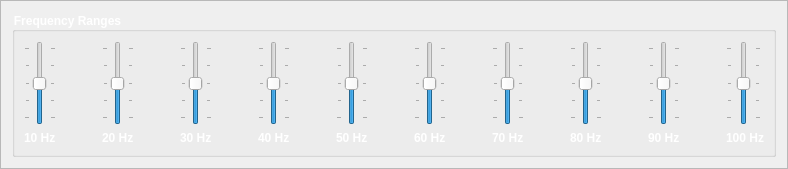
              <widget class="QFrame" name="frame_9">
               <property name="frameShape">
                <enum>QFrame::StyledPanel</enum>
               </property>
               <property name="frameShadow">
                <enum>QFrame::Raised</enum>
               </property>
               <layout class="QGridLayout" name="gridLayout_17">
                <item row="0" column="0">
                 <widget class="QGroupBox" name="groupBox_3">
                  <property name="sizePolicy">
                   <sizepolicy hsizetype="Expanding" vsizetype="Maximum">
                    <horstretch>0</horstretch>
                    <verstretch>0</verstretch>
                   </sizepolicy>
                  </property>
                  <property name="maximumSize">
                   <size>
                    <width>16777215</width>
                    <height>150</height>
                   </size>
                  </property>
                  <property name="font">
                   <font>
                    <pointsize>9</pointsize>
                    <weight>75</weight>
                    <bold>true</bold>
                   </font>
                  </property>
                  <property name="styleSheet">
                   <string notr="true">color: rgb(255, 255, 255);</string>
                  </property>
                  <property name="title">
                   <string>Frequency Ranges</string>
                  </property>
                  <layout class="QGridLayout" name="gridLayout_41">
                   <item row="0" column="0">
                    <layout class="QHBoxLayout" name="horizontalLayout_9">
                     <item>
                      <layout class="QVBoxLayout" name="verticalLayout_7">
                       <item>
                        <widget class="QSlider" name="Uniform_Range_Frequency_Range_1_Slider">
                         <property name="sizePolicy">
                          <sizepolicy hsizetype="Maximum" vsizetype="Expanding">
                           <horstretch>0</horstretch>
                           <verstretch>0</verstretch>
                          </sizepolicy>
                         </property>
                         <property name="maximumSize">
                          <size>
                           <width>35</width>
                           <height>16777215</height>
                          </size>
                         </property>
                         <property name="minimum">
                          <number>-2</number>
                         </property>
                         <property name="maximum">
                          <number>2</number>
                         </property>
                         <property name="orientation">
                          <enum>Qt::Vertical</enum>
                         </property>
                         <property name="tickPosition">
                          <enum>QSlider::TicksBothSides</enum>
                         </property>
                        </widget>
                       </item>
                       <item>
                        <widget class="QLabel" name="Uniform_Range_Frequency_Range_1_Label">
                         <property name="maximumSize">
                          <size>
                           <width>35</width>
                           <height>16777215</height>
                          </size>
                         </property>
                         <property name="font">
                          <font>
                           <weight>75</weight>
                           <bold>true</bold>
                          </font>
                         </property>
                         <property name="text">
                          <string>10 Hz</string>
                         </property>
                        </widget>
                       </item>
                      </layout>
                     </item>
                     <item>
                      <spacer name="horizontalSpacer_29">
                       <property name="orientation">
                        <enum>Qt::Horizontal</enum>
                       </property>
                       <property name="sizeHint" stdset="0">
                        <size>
                         <width>40</width>
                         <height>20</height>
                        </size>
                       </property>
                      </spacer>
                     </item>
                     <item>
                      <layout class="QVBoxLayout" name="verticalLayout_8">
                       <item>
                        <widget class="QSlider" name="Uniform_Range_Frequency_Range_2_Slider">
                         <property name="sizePolicy">
                          <sizepolicy hsizetype="Maximum" vsizetype="Expanding">
                           <horstretch>0</horstretch>
                           <verstretch>0</verstretch>
                          </sizepolicy>
                         </property>
                         <property name="maximumSize">
                          <size>
                           <width>35</width>
                           <height>16777215</height>
                          </size>
                         </property>
                         <property name="minimum">
                          <number>-2</number>
                         </property>
                         <property name="maximum">
                          <number>2</number>
                         </property>
                         <property name="orientation">
                          <enum>Qt::Vertical</enum>
                         </property>
                         <property name="tickPosition">
                          <enum>QSlider::TicksBothSides</enum>
                         </property>
                        </widget>
                       </item>
                       <item>
                        <widget class="QLabel" name="Uniform_Range_Frequency_Range_2_Label">
                         <property name="maximumSize">
                          <size>
                           <width>35</width>
                           <height>16777215</height>
                          </size>
                         </property>
                         <property name="font">
                          <font>
                           <weight>75</weight>
                           <bold>true</bold>
                          </font>
                         </property>
                         <property name="text">
                          <string>20 Hz</string>
                         </property>
                        </widget>
                       </item>
                      </layout>
                     </item>
                     <item>
                      <spacer name="horizontalSpacer_28">
                       <property name="orientation">
                        <enum>Qt::Horizontal</enum>
                       </property>
                       <property name="sizeHint" stdset="0">
                        <size>
                         <width>40</width>
                         <height>20</height>
                        </size>
                       </property>
                      </spacer>
                     </item>
                     <item>
                      <layout class="QVBoxLayout" name="verticalLayout_9">
                       <item>
                        <widget class="QSlider" name="Uniform_Range_Frequency_Range_3_Slider">
                         <property name="sizePolicy">
                          <sizepolicy hsizetype="Maximum" vsizetype="Expanding">
                           <horstretch>0</horstretch>
                           <verstretch>0</verstretch>
                          </sizepolicy>
                         </property>
                         <property name="maximumSize">
                          <size>
                           <width>35</width>
                           <height>16777215</height>
                          </size>
                         </property>
                         <property name="minimum">
                          <number>-2</number>
                         </property>
                         <property name="maximum">
                          <number>2</number>
                         </property>
                         <property name="orientation">
                          <enum>Qt::Vertical</enum>
                         </property>
                         <property name="tickPosition">
                          <enum>QSlider::TicksBothSides</enum>
                         </property>
                        </widget>
                       </item>
                       <item>
                        <widget class="QLabel" name="Uniform_Range_Frequency_Range_3_Label">
                         <property name="maximumSize">
                          <size>
                           <width>35</width>
                           <height>16777215</height>
                          </size>
                         </property>
                         <property name="font">
                          <font>
                           <weight>75</weight>
                           <bold>true</bold>
                          </font>
                         </property>
                         <property name="text">
                          <string>30 Hz</string>
                         </property>
                        </widget>
                       </item>
                      </layout>
                     </item>
                     <item>
                      <spacer name="horizontalSpacer_30">
                       <property name="orientation">
                        <enum>Qt::Horizontal</enum>
                       </property>
                       <property name="sizeHint" stdset="0">
                        <size>
                         <width>40</width>
                         <height>20</height>
                        </size>
                       </property>
                      </spacer>
                     </item>
                     <item>
                      <layout class="QVBoxLayout" name="verticalLayout_10">
                       <item>
                        <widget class="QSlider" name="Uniform_Range_Frequency_Range_4_Slider">
                         <property name="sizePolicy">
                          <sizepolicy hsizetype="Maximum" vsizetype="Expanding">
                           <horstretch>0</horstretch>
                           <verstretch>0</verstretch>
                          </sizepolicy>
                         </property>
                         <property name="maximumSize">
                          <size>
                           <width>35</width>
                           <height>16777215</height>
                          </size>
                         </property>
                         <property name="minimum">
                          <number>-2</number>
                         </property>
                         <property name="maximum">
                          <number>2</number>
                         </property>
                         <property name="orientation">
                          <enum>Qt::Vertical</enum>
                         </property>
                         <property name="tickPosition">
                          <enum>QSlider::TicksBothSides</enum>
                         </property>
                        </widget>
                       </item>
                       <item>
                        <widget class="QLabel" name="Uniform_Range_Frequency_Range_4_Label">
                         <property name="maximumSize">
                          <size>
                           <width>35</width>
                           <height>16777215</height>
                          </size>
                         </property>
                         <property name="font">
                          <font>
                           <weight>75</weight>
                           <bold>true</bold>
                          </font>
                         </property>
                         <property name="text">
                          <string>40 Hz</string>
                         </property>
                        </widget>
                       </item>
                      </layout>
                     </item>
                     <item>
                      <spacer name="horizontalSpacer_31">
                       <property name="orientation">
                        <enum>Qt::Horizontal</enum>
                       </property>
                       <property name="sizeHint" stdset="0">
                        <size>
                         <width>40</width>
                         <height>20</height>
                        </size>
                       </property>
                      </spacer>
                     </item>
                     <item>
                      <layout class="QVBoxLayout" name="verticalLayout_11">
                       <item>
                        <widget class="QSlider" name="Uniform_Range_Frequency_Range_5_Slider">
                         <property name="sizePolicy">
                          <sizepolicy hsizetype="Maximum" vsizetype="Expanding">
                           <horstretch>0</horstretch>
                           <verstretch>0</verstretch>
                          </sizepolicy>
                         </property>
                         <property name="maximumSize">
                          <size>
                           <width>35</width>
                           <height>16777215</height>
                          </size>
                         </property>
                         <property name="minimum">
                          <number>-2</number>
                         </property>
                         <property name="maximum">
                          <number>2</number>
                         </property>
                         <property name="orientation">
                          <enum>Qt::Vertical</enum>
                         </property>
                         <property name="tickPosition">
                          <enum>QSlider::TicksBothSides</enum>
                         </property>
                        </widget>
                       </item>
                       <item>
                        <widget class="QLabel" name="Uniform_Range_Frequency_Range_5_Label">
                         <property name="maximumSize">
                          <size>
                           <width>35</width>
                           <height>16777215</height>
                          </size>
                         </property>
                         <property name="font">
                          <font>
                           <weight>75</weight>
                           <bold>true</bold>
                          </font>
                         </property>
                         <property name="text">
                          <string>50 Hz</string>
                         </property>
                        </widget>
                       </item>
                      </layout>
                     </item>
                     <item>
                      <spacer name="horizontalSpacer_32">
                       <property name="orientation">
                        <enum>Qt::Horizontal</enum>
                       </property>
                       <property name="sizeHint" stdset="0">
                        <size>
                         <width>40</width>
                         <height>20</height>
                        </size>
                       </property>
                      </spacer>
                     </item>
                     <item>
                      <layout class="QVBoxLayout" name="verticalLayout_12">
                       <item>
                        <widget class="QSlider" name="Uniform_Range_Frequency_Range_6_Slider">
                         <property name="sizePolicy">
                          <sizepolicy hsizetype="Maximum" vsizetype="Expanding">
                           <horstretch>0</horstretch>
                           <verstretch>0</verstretch>
                          </sizepolicy>
                         </property>
                         <property name="maximumSize">
                          <size>
                           <width>35</width>
                           <height>16777215</height>
                          </size>
                         </property>
                         <property name="minimum">
                          <number>-2</number>
                         </property>
                         <property name="maximum">
                          <number>2</number>
                         </property>
                         <property name="orientation">
                          <enum>Qt::Vertical</enum>
                         </property>
                         <property name="tickPosition">
                          <enum>QSlider::TicksBothSides</enum>
                         </property>
                        </widget>
                       </item>
                       <item>
                        <widget class="QLabel" name="Uniform_Range_Frequency_Range_6_Label">
                         <property name="maximumSize">
                          <size>
                           <width>35</width>
                           <height>16777215</height>
                          </size>
                         </property>
                         <property name="font">
                          <font>
                           <weight>75</weight>
                           <bold>true</bold>
                          </font>
                         </property>
                         <property name="text">
                          <string>60 Hz</string>
                         </property>
                        </widget>
                       </item>
                      </layout>
                     </item>
                     <item>
                      <spacer name="horizontalSpacer_33">
                       <property name="orientation">
                        <enum>Qt::Horizontal</enum>
                       </property>
                       <property name="sizeHint" stdset="0">
                        <size>
                         <width>40</width>
                         <height>20</height>
                        </size>
                       </property>
                      </spacer>
                     </item>
                     <item>
                      <layout class="QVBoxLayout" name="verticalLayout_13">
                       <item>
                        <widget class="QSlider" name="Uniform_Range_Frequency_Range_7_Slider">
                         <property name="sizePolicy">
                          <sizepolicy hsizetype="Maximum" vsizetype="Expanding">
                           <horstretch>0</horstretch>
                           <verstretch>0</verstretch>
                          </sizepolicy>
                         </property>
                         <property name="maximumSize">
                          <size>
                           <width>35</width>
                           <height>16777215</height>
                          </size>
                         </property>
                         <property name="minimum">
                          <number>-2</number>
                         </property>
                         <property name="maximum">
                          <number>2</number>
                         </property>
                         <property name="orientation">
                          <enum>Qt::Vertical</enum>
                         </property>
                         <property name="tickPosition">
                          <enum>QSlider::TicksBothSides</enum>
                         </property>
                        </widget>
                       </item>
                       <item>
                        <widget class="QLabel" name="Uniform_Range_Frequency_Range_7_Label">
                         <property name="maximumSize">
                          <size>
                           <width>35</width>
                           <height>16777215</height>
                          </size>
                         </property>
                         <property name="font">
                          <font>
                           <weight>75</weight>
                           <bold>true</bold>
                          </font>
                         </property>
                         <property name="text">
                          <string>70 Hz</string>
                         </property>
                        </widget>
                       </item>
                      </layout>
                     </item>
                     <item>
                      <spacer name="horizontalSpacer_34">
                       <property name="orientation">
                        <enum>Qt::Horizontal</enum>
                       </property>
                       <property name="sizeHint" stdset="0">
                        <size>
                         <width>40</width>
                         <height>20</height>
                        </size>
                       </property>
                      </spacer>
                     </item>
                     <item>
                      <layout class="QVBoxLayout" name="verticalLayout_14">
                       <item>
                        <widget class="QSlider" name="Uniform_Range_Frequency_Range_8_Slider">
                         <property name="sizePolicy">
                          <sizepolicy hsizetype="Maximum" vsizetype="Expanding">
                           <horstretch>0</horstretch>
                           <verstretch>0</verstretch>
                          </sizepolicy>
                         </property>
                         <property name="maximumSize">
                          <size>
                           <width>35</width>
                           <height>16777215</height>
                          </size>
                         </property>
                         <property name="minimum">
                          <number>-2</number>
                         </property>
                         <property name="maximum">
                          <number>2</number>
                         </property>
                         <property name="orientation">
                          <enum>Qt::Vertical</enum>
                         </property>
                         <property name="tickPosition">
                          <enum>QSlider::TicksBothSides</enum>
                         </property>
                        </widget>
                       </item>
                       <item>
                        <widget class="QLabel" name="Uniform_Range_Frequency_Range_8_Label">
                         <property name="maximumSize">
                          <size>
                           <width>35</width>
                           <height>16777215</height>
                          </size>
                         </property>
                         <property name="font">
                          <font>
                           <weight>75</weight>
                           <bold>true</bold>
                          </font>
                         </property>
                         <property name="text">
                          <string>80 Hz</string>
                         </property>
                        </widget>
                       </item>
                      </layout>
                     </item>
                     <item>
                      <spacer name="horizontalSpacer_35">
                       <property name="orientation">
                        <enum>Qt::Horizontal</enum>
                       </property>
                       <property name="sizeHint" stdset="0">
                        <size>
                         <width>40</width>
                         <height>20</height>
                        </size>
                       </property>
                      </spacer>
                     </item>
                     <item>
                      <layout class="QVBoxLayout" name="verticalLayout_15">
                       <item>
                        <widget class="QSlider" name="Uniform_Range_Frequency_Range_9_Slider">
                         <property name="sizePolicy">
                          <sizepolicy hsizetype="Maximum" vsizetype="Expanding">
                           <horstretch>0</horstretch>
                           <verstretch>0</verstretch>
                          </sizepolicy>
                         </property>
                         <property name="maximumSize">
                          <size>
                           <width>35</width>
                           <height>16777215</height>
                          </size>
                         </property>
                         <property name="minimum">
                          <number>-2</number>
                         </property>
                         <property name="maximum">
                          <number>2</number>
                         </property>
                         <property name="orientation">
                          <enum>Qt::Vertical</enum>
                         </property>
                         <property name="tickPosition">
                          <enum>QSlider::TicksBothSides</enum>
                         </property>
                        </widget>
                       </item>
                       <item>
                        <widget class="QLabel" name="Uniform_Range_Frequency_Range_9_Label">
                         <property name="maximumSize">
                          <size>
                           <width>35</width>
                           <height>16777215</height>
                          </size>
                         </property>
                         <property name="font">
                          <font>
                           <weight>75</weight>
                           <bold>true</bold>
                          </font>
                         </property>
                         <property name="text">
                          <string>90 Hz</string>
                         </property>
                        </widget>
                       </item>
                      </layout>
                     </item>
                     <item>
                      <spacer name="horizontalSpacer_36">
                       <property name="orientation">
                        <enum>Qt::Horizontal</enum>
                       </property>
                       <property name="sizeHint" stdset="0">
                        <size>
                         <width>40</width>
                         <height>20</height>
                        </size>
                       </property>
                      </spacer>
                     </item>
                     <item>
                      <layout class="QVBoxLayout" name="verticalLayout_16">
                       <item>
                        <widget class="QSlider" name="Uniform_Range_Frequency_Range_10_Slider">
                         <property name="sizePolicy">
                          <sizepolicy hsizetype="Maximum" vsizetype="Expanding">
                           <horstretch>0</horstretch>
                           <verstretch>0</verstretch>
                          </sizepolicy>
                         </property>
                         <property name="maximumSize">
                          <size>
                           <width>35</width>
                           <height>16777215</height>
                          </size>
                         </property>
                         <property name="minimum">
                          <number>-2</number>
                         </property>
                         <property name="maximum">
                          <number>2</number>
                         </property>
                         <property name="orientation">
                          <enum>Qt::Vertical</enum>
                         </property>
                         <property name="tickPosition">
                          <enum>QSlider::TicksBothSides</enum>
                         </property>
                        </widget>
                       </item>
                       <item>
                        <widget class="QLabel" name="Uniform_Range_Frequency_Range_10_Label">
                         <property name="maximumSize">
                          <size>
                           <width>40</width>
                           <height>16777215</height>
                          </size>
                         </property>
                         <property name="font">
                          <font>
                           <weight>75</weight>
                           <bold>true</bold>
                          </font>
                         </property>
                         <property name="text">
                          <string>100 Hz</string>
                         </property>
                        </widget>
                       </item>
                      </layout>
                     </item>
                    </layout>
                   </item>
                  </layout>
                 </widget>
                </item>
               </layout>
              </widget>
